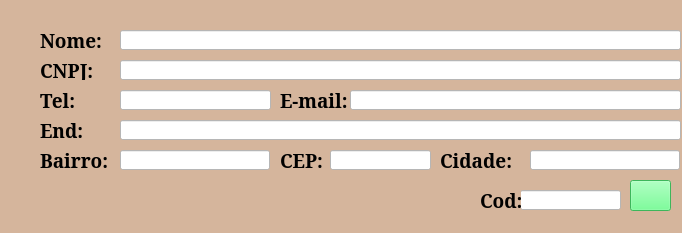
<?xml version="1.0" encoding="UTF-8"?>
<ui version="4.0">
 <class>MainWindow</class>
 <widget class="QMainWindow" name="MainWindow">
  <property name="geometry">
   <rect>
    <x>0</x>
    <y>0</y>
    <width>682</width>
    <height>233</height>
   </rect>
  </property>
  <property name="maximumSize">
   <size>
    <width>692</width>
    <height>249</height>
   </size>
  </property>
  <property name="font">
   <font>
    <family>Constantia</family>
    <pointsize>10</pointsize>
    <weight>75</weight>
    <bold>true</bold>
   </font>
  </property>
  <property name="windowTitle">
   <string>CADASTRO DE CLIENTE</string>
  </property>
  <property name="windowIcon">
   <iconset>
    <normaloff>imagens/logo.ico</normaloff>imagens/logo.ico</iconset>
  </property>
  <property name="styleSheet">
   <string notr="true">background-color: rgb(213, 181, 156);</string>
  </property>
  <property name="iconSize">
   <size>
    <width>64</width>
    <height>64</height>
   </size>
  </property>
  <property name="tabShape">
   <enum>QTabWidget::Triangular</enum>
  </property>
  <widget class="QWidget" name="centralwidget">
   <widget class="QLabel" name="label">
    <property name="geometry">
     <rect>
      <x>40</x>
      <y>30</y>
      <width>71</width>
      <height>20</height>
     </rect>
    </property>
    <property name="font">
     <font>
      <family>Constantia</family>
      <pointsize>14</pointsize>
      <weight>75</weight>
      <bold>true</bold>
     </font>
    </property>
    <property name="text">
     <string>Nome:</string>
    </property>
   </widget>
   <widget class="QLineEdit" name="lineEdit_name">
    <property name="geometry">
     <rect>
      <x>120</x>
      <y>30</y>
      <width>561</width>
      <height>20</height>
     </rect>
    </property>
    <property name="styleSheet">
     <string notr="true">background-color: rgb(255, 255, 255);</string>
    </property>
   </widget>
   <widget class="QLineEdit" name="lineEdit_cnpj">
    <property name="geometry">
     <rect>
      <x>120</x>
      <y>60</y>
      <width>561</width>
      <height>20</height>
     </rect>
    </property>
    <property name="styleSheet">
     <string notr="true">background-color: rgb(255, 255, 255);</string>
    </property>
   </widget>
   <widget class="QLabel" name="label_2">
    <property name="geometry">
     <rect>
      <x>40</x>
      <y>60</y>
      <width>71</width>
      <height>20</height>
     </rect>
    </property>
    <property name="font">
     <font>
      <family>Constantia</family>
      <pointsize>14</pointsize>
      <weight>75</weight>
      <bold>true</bold>
     </font>
    </property>
    <property name="text">
     <string>CNPJ:</string>
    </property>
   </widget>
   <widget class="QLineEdit" name="lineEdit_end">
    <property name="geometry">
     <rect>
      <x>120</x>
      <y>120</y>
      <width>561</width>
      <height>20</height>
     </rect>
    </property>
    <property name="styleSheet">
     <string notr="true">background-color: rgb(255, 255, 255);</string>
    </property>
   </widget>
   <widget class="QLabel" name="label_3">
    <property name="geometry">
     <rect>
      <x>40</x>
      <y>120</y>
      <width>71</width>
      <height>20</height>
     </rect>
    </property>
    <property name="font">
     <font>
      <family>Constantia</family>
      <pointsize>14</pointsize>
      <weight>75</weight>
      <bold>true</bold>
     </font>
    </property>
    <property name="text">
     <string>End:</string>
    </property>
   </widget>
   <widget class="QLineEdit" name="lineEdit_bairro">
    <property name="geometry">
     <rect>
      <x>120</x>
      <y>150</y>
      <width>150</width>
      <height>20</height>
     </rect>
    </property>
    <property name="styleSheet">
     <string notr="true">background-color: rgb(255, 255, 255);</string>
    </property>
   </widget>
   <widget class="QLabel" name="label_4">
    <property name="geometry">
     <rect>
      <x>40</x>
      <y>150</y>
      <width>71</width>
      <height>20</height>
     </rect>
    </property>
    <property name="font">
     <font>
      <family>Constantia</family>
      <pointsize>14</pointsize>
      <weight>75</weight>
      <bold>true</bold>
     </font>
    </property>
    <property name="text">
     <string>Bairro:</string>
    </property>
   </widget>
   <widget class="QLabel" name="label_5">
    <property name="geometry">
     <rect>
      <x>440</x>
      <y>150</y>
      <width>71</width>
      <height>20</height>
     </rect>
    </property>
    <property name="font">
     <font>
      <family>Constantia</family>
      <pointsize>14</pointsize>
      <weight>75</weight>
      <bold>true</bold>
     </font>
    </property>
    <property name="text">
     <string>Cidade:</string>
    </property>
   </widget>
   <widget class="QLineEdit" name="lineEdit_cid">
    <property name="geometry">
     <rect>
      <x>530</x>
      <y>150</y>
      <width>150</width>
      <height>20</height>
     </rect>
    </property>
    <property name="styleSheet">
     <string notr="true">background-color: rgb(255, 255, 255);</string>
    </property>
   </widget>
   <widget class="QLabel" name="label_6">
    <property name="geometry">
     <rect>
      <x>280</x>
      <y>150</y>
      <width>71</width>
      <height>20</height>
     </rect>
    </property>
    <property name="font">
     <font>
      <family>Constantia</family>
      <pointsize>14</pointsize>
      <weight>75</weight>
      <bold>true</bold>
     </font>
    </property>
    <property name="text">
     <string>CEP:</string>
    </property>
   </widget>
   <widget class="QLineEdit" name="lineEdit_cep">
    <property name="geometry">
     <rect>
      <x>330</x>
      <y>150</y>
      <width>101</width>
      <height>20</height>
     </rect>
    </property>
    <property name="styleSheet">
     <string notr="true">background-color: rgb(255, 255, 255);</string>
    </property>
   </widget>
   <widget class="QPushButton" name="pushButton_salvar">
    <property name="geometry">
     <rect>
      <x>630</x>
      <y>180</y>
      <width>41</width>
      <height>31</height>
     </rect>
    </property>
    <property name="styleSheet">
     <string notr="true">background-color: rgb(85, 255, 127);</string>
    </property>
    <property name="text">
     <string/>
    </property>
    <property name="icon">
     <iconset>
      <normaloff>imagens/salvar.ico</normaloff>imagens/salvar.ico</iconset>
    </property>
    <property name="iconSize">
     <size>
      <width>32</width>
      <height>32</height>
     </size>
    </property>
   </widget>
   <widget class="QLineEdit" name="lineEdit_cod">
    <property name="geometry">
     <rect>
      <x>520</x>
      <y>190</y>
      <width>101</width>
      <height>20</height>
     </rect>
    </property>
    <property name="styleSheet">
     <string notr="true">background-color: rgb(255, 255, 255);</string>
    </property>
   </widget>
   <widget class="QLabel" name="label_7">
    <property name="geometry">
     <rect>
      <x>480</x>
      <y>190</y>
      <width>41</width>
      <height>20</height>
     </rect>
    </property>
    <property name="font">
     <font>
      <family>Constantia</family>
      <pointsize>14</pointsize>
      <weight>75</weight>
      <bold>true</bold>
     </font>
    </property>
    <property name="text">
     <string>Cod:</string>
    </property>
   </widget>
   <widget class="QLineEdit" name="lineEdit_end_2">
    <property name="geometry">
     <rect>
      <x>120</x>
      <y>90</y>
      <width>151</width>
      <height>20</height>
     </rect>
    </property>
    <property name="styleSheet">
     <string notr="true">background-color: rgb(255, 255, 255);</string>
    </property>
   </widget>
   <widget class="QLabel" name="label_8">
    <property name="geometry">
     <rect>
      <x>40</x>
      <y>90</y>
      <width>71</width>
      <height>20</height>
     </rect>
    </property>
    <property name="font">
     <font>
      <family>Constantia</family>
      <pointsize>14</pointsize>
      <weight>75</weight>
      <bold>true</bold>
     </font>
    </property>
    <property name="text">
     <string>Tel:</string>
    </property>
   </widget>
   <widget class="QLabel" name="label_9">
    <property name="geometry">
     <rect>
      <x>280</x>
      <y>90</y>
      <width>71</width>
      <height>20</height>
     </rect>
    </property>
    <property name="font">
     <font>
      <family>Constantia</family>
      <pointsize>14</pointsize>
      <weight>75</weight>
      <bold>true</bold>
     </font>
    </property>
    <property name="text">
     <string>E-mail:</string>
    </property>
   </widget>
   <widget class="QLineEdit" name="lineEdit_end_3">
    <property name="geometry">
     <rect>
      <x>350</x>
      <y>90</y>
      <width>331</width>
      <height>20</height>
     </rect>
    </property>
    <property name="styleSheet">
     <string notr="true">background-color: rgb(255, 255, 255);</string>
    </property>
   </widget>
  </widget>
  <widget class="QMenuBar" name="menubar">
   <property name="geometry">
    <rect>
     <x>0</x>
     <y>0</y>
     <width>682</width>
     <height>21</height>
    </rect>
   </property>
  </widget>
 </widget>
 <resources/>
 <connections/>
</ui>
